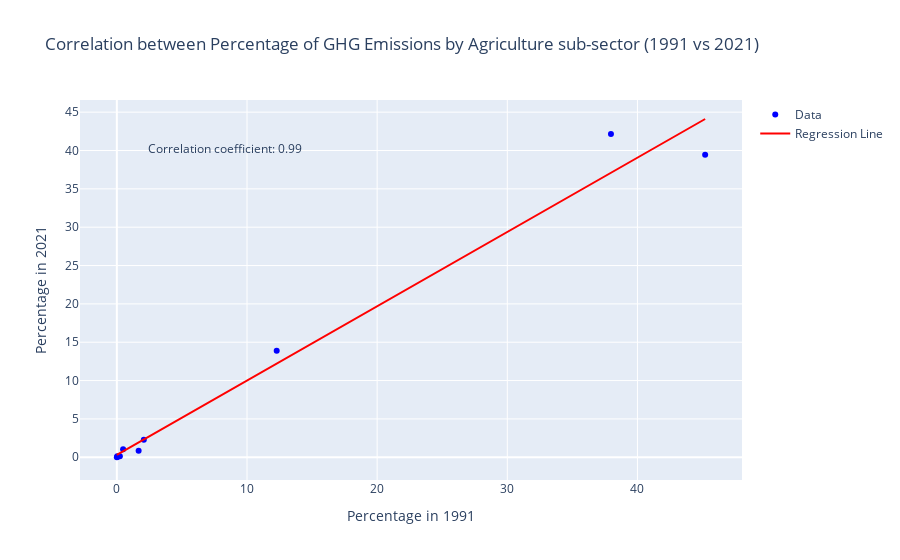

Notebook code cell kept with this figure:
### Code cell
percentages_1991 = ghg_emissions_sector_1991_agriculture_df["Percentage"][1:]
percentages_2021 = ghg_emissions_sector_2021_agriculture_df["Percentage"][1:]

# Create a DataFrame 
data = pd.DataFrame({'1991': percentages_1991, '2021': percentages_2021})

# Scatter plot
fig = go.Figure()

fig.add_trace(go.Scatter(
    x=data['1991'],
    y=data['2021'],
    mode='markers',
    marker=dict(color='blue'),  # Define marker color
    name='Data'
))

# Add regression line
fig.add_trace(go.Scatter(
    x=data['1991'],
    y=np.poly1d(np.polyfit(data['1991'], data['2021'], 1))(data['1991']),
    mode='lines',
    marker=dict(color='red'),  # Define line color
    name='Regression Line'
))

# Annotation for correlation coefficient
correlation_coefficient = data['1991'].corr(data['2021'])
fig.add_annotation(
    x=0.1, y=0.9,
    xref='paper', yref='paper',
    text=f'Correlation coefficient: {correlation_coefficient:.2f}',
    showarrow=False
)

# Update layout
fig.update_layout(
    title='Correlation between Percentage of GHG Emissions by Agriculture sub-sector (1991 vs 2021)',
    xaxis_title='Percentage in 1991',
    yaxis_title='Percentage in 2021',
    showlegend=True
)

# Show plot
fig.show()

### Figure 1 — Plotly figure (JSON) as saved in the notebook; plotly's stock layout.template omitted (floating-point values rounded to 4 significant figures)
{"data": [{"marker": {"color": "blue"}, "mode": "markers", "name": "Data", "type": "scatter", "x": [45.2, 12.28, 2.073, 37.96, 0, 0.2302, 1.673, 0.4821, 0.06477, 0.02818], "y": [39.45, 13.89, 2.287, 42.14, 0, 0.1166, 0.8568, 1.031, 0.07183, 0.1456]}, {"marker": {"color": "red"}, "mode": "lines", "name": "Regression Line", "type": "scatter", "x": [45.2, 12.28, 2.073, 37.96, 0, 0.2302, 1.673, 0.4821, 0.06477, 0.02818], "y": [44.11, 12.21, 2.319, 37.1, 0.3106, 0.5336, 1.932, 0.7777, 0.3734, 0.3379]}], "layout": {"annotations": [{"showarrow": false, "text": "Correlation coefficient: 0.99", "x": 0.1, "xref": "paper", "y": 0.9, "yref": "paper"}], "showlegend": true, "title": {"text": "Correlation between Percentage of GHG Emissions by Agriculture sub-sector (1991 vs 2021)"}, "xaxis": {"title": {"text": "Percentage in 1991"}}, "yaxis": {"title": {"text": "Percentage in 2021"}}}}
